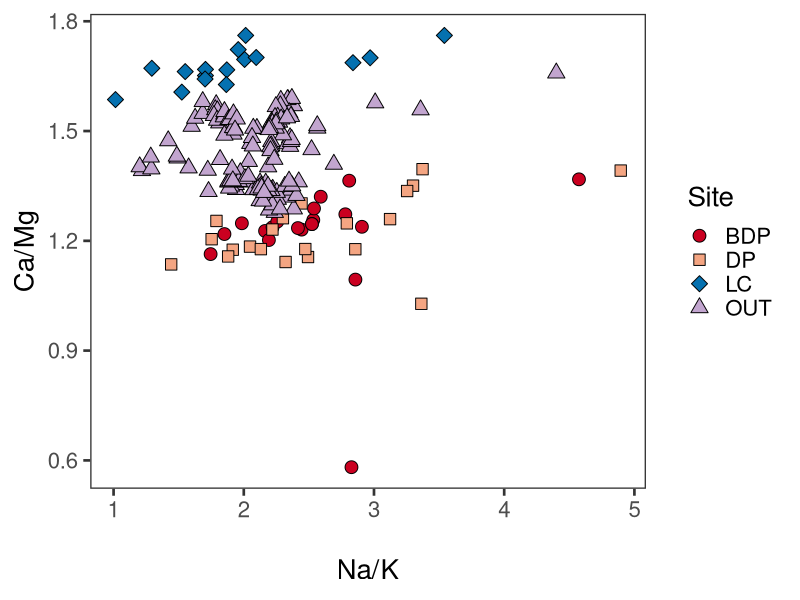
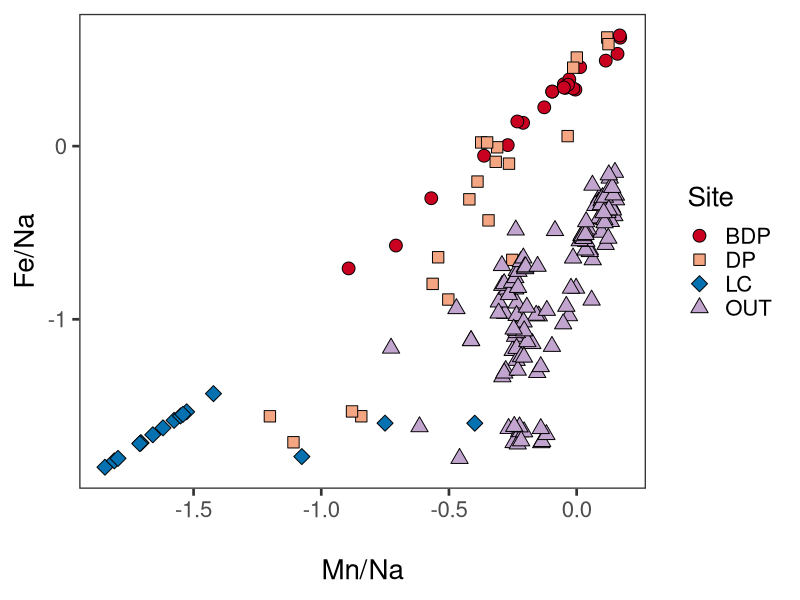
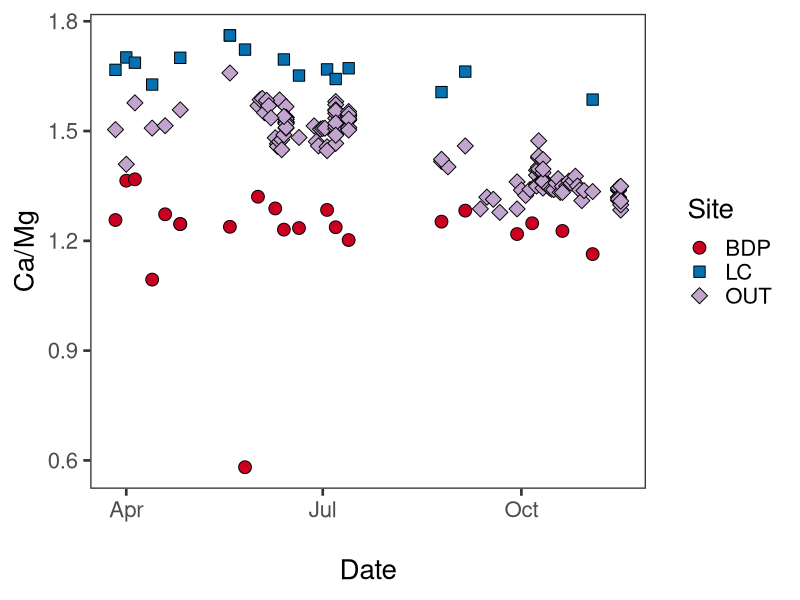
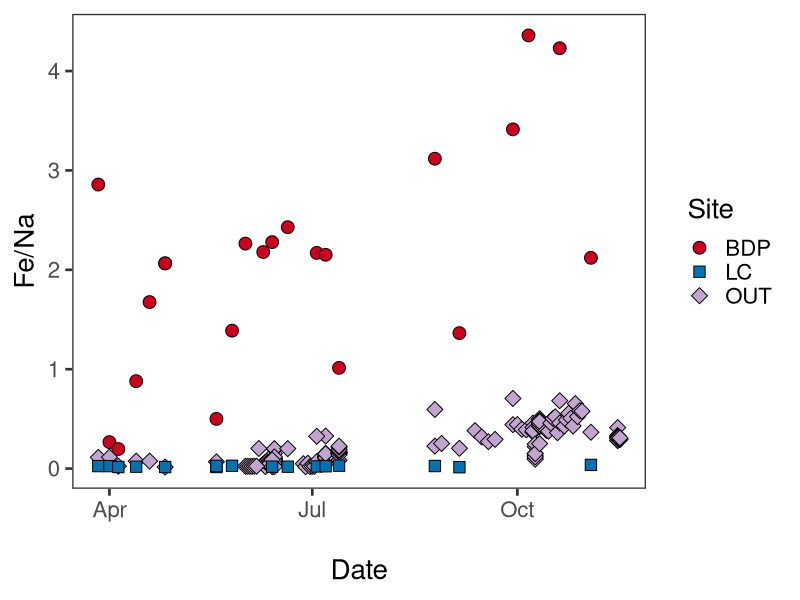
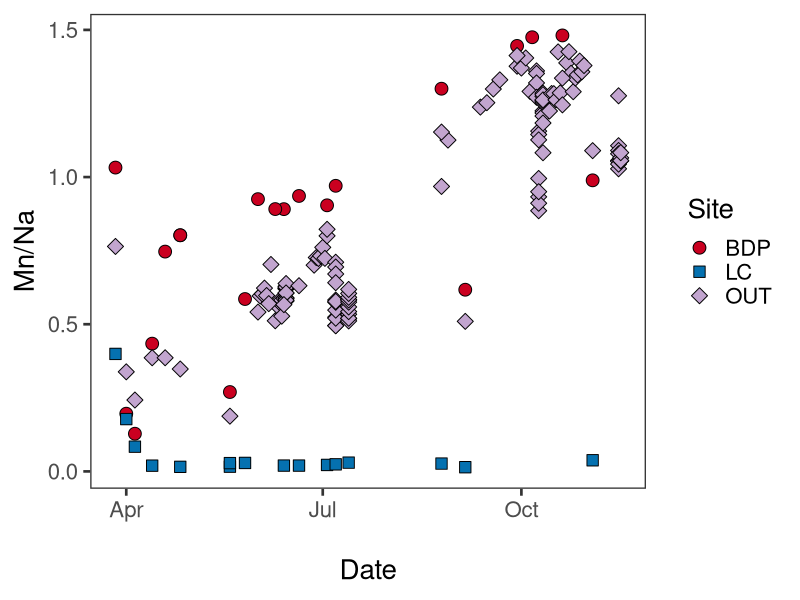
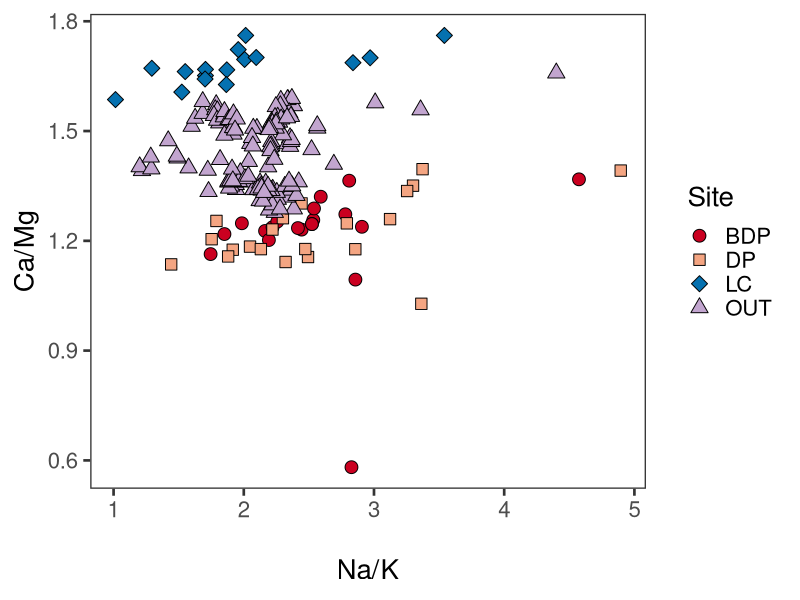
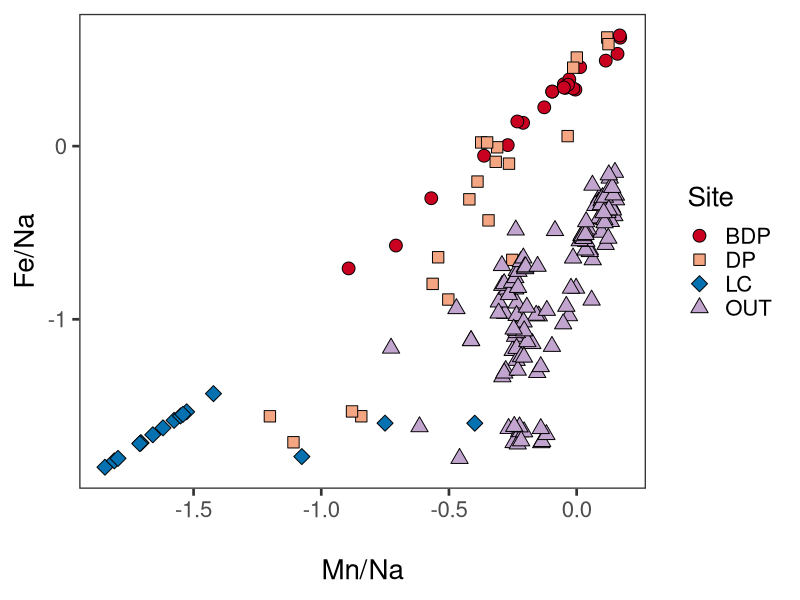
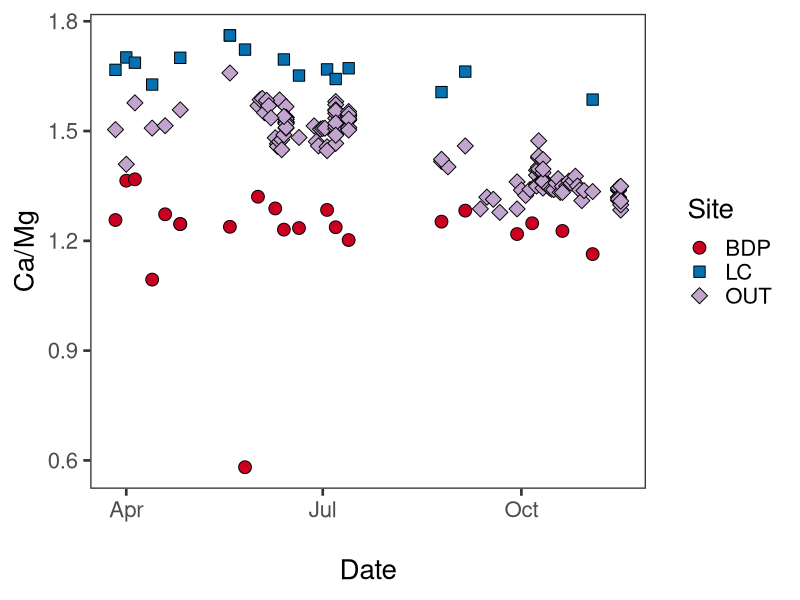

Source code (R) for these figures, in order:
#Bring in mixing data
basecatmix<-read.csv("Mixing.csv",header=TRUE)

#Rename headings to be R friendly
newname<-c("sample_name","Site","date","Depth_cm","Al_mgL","Ca_mgL","Fe_mgL","K_mgL","Mg_mgL","Mn_mgL","Na_mgL")
colnames(basecatmix)<-newname

#convert date
library(lubridate)
basecatmix$newdate<-mdy(basecatmix$date)
basecatmix$doy<-yday(basecatmix$newdate)

#Transform mg/L to mmol/L

basecatmix$Al_mmolL<-(basecatmix$Al_mgL/26.982)
basecatmix$Ca_mmolL<-(basecatmix$Ca_mgL/40.08)
basecatmix$Fe_mmolL<-(basecatmix$Fe_mgL/55.845)
basecatmix$K_mmolL<-(basecatmix$K_mgL/39.099)
basecatmix$Mg_mmolL<-(basecatmix$Mg_mgL/24.305)
basecatmix$Mn_mmolL<-(basecatmix$Mn_mgL/54.938)
basecatmix$Na_mmolL<-(basecatmix$Na_mgL/22.99)

#Divide Ca by Mg and Na by K
basecatmix$Ca_Mg<-(basecatmix$Ca_mmolL/basecatmix$Mg_mmolL)
basecatmix$Na_K<-(basecatmix$Na_mmolL/basecatmix$K_mmolL)

#Plots base cation mixing diagram
library(ggplot2)
pal<-c("#ca0020","#f4a582","#0571b0","#c2a5cf")
shape1<-c(21, 22, 23, 24)
Basecatmixing<-ggplot(basecatmix, aes(basecatmix$Na_K,basecatmix$Ca_Mg,fill=as.factor(Site),shape=as.factor(Site)))+
  geom_point(colour="black",size=4)+
  scale_shape_manual(values=shape1)+    
  scale_fill_manual(values=pal)+
  theme_bw(base_size=20)+
  theme(panel.grid.major = element_blank(), panel.grid.minor = element_blank())+
  guides(fill=guide_legend(title="Site"),shape=guide_legend(title="Site"))+
  xlab("\nNa/K")+
  ylab("Ca/Mg")
#Call the graph
Basecatmixing

#save to pdf
pdf("Basecatmixing.pdf",height=6,width=8)
Basecatmixing
dev.off()

#Divide Fe and Mn by Na
basecatmix$Fe_Na<-(basecatmix$Fe_mmolL/basecatmix$Na_mmolL)
basecatmix$Mn_Na<-(basecatmix$Mn_mmolL/basecatmix$Na_mmolL)
#take log of that
basecatmix$logFeNa<-(log10(basecatmix$Fe_Na))
basecatmix$logMnNa<-(log10(basecatmix$Mn_Na))

#Plots Fe and Mn mixing diagram
library(ggplot2)
pal<-c("#ca0020","#f4a582","#0571b0","#c2a5cf")
shape1<-c(21, 22, 23, 24)
Metalsmixing<-ggplot(basecatmix, aes(basecatmix$logMnNa,basecatmix$logFeNa,fill=as.factor(Site),shape=as.factor(Site)))+
  geom_point(colour="black",size=4)+
  scale_shape_manual(values=shape1)+    
  scale_fill_manual(values=pal)+
  theme_bw(base_size=20)+
  theme(panel.grid.major = element_blank(), panel.grid.minor = element_blank())+
  guides(fill=guide_legend(title="Site"),shape=guide_legend(title="Site"))+
  xlab("\nMn/Na")+
  ylab("Fe/Na")
#Call the graph
Metalsmixing

#save to pdf
pdf("Metalsmixing.pdf",height=6,width=8)
Metalsmixing
dev.off()

#Access LC, BDP, and outlet subset of cation data and make mix by date file
Mixbydate<-basecatmix[which(basecatmix$sample_name == "BDP"
                       | basecatmix$sample_name == "LC" 
                       | basecatmix$sample_name == "OUT"),]

#convert date
library(lubridate)
Mixbydate$newdate<-mdy(Mixbydate$date)
Mixbydate$doy<-yday(Mixbydate$newdate)

#Plots Ca/Mg by date
library(ggplot2)
pal<-c("#ca0020","#0571b0","#c2a5cf")
shape1<-c(21, 22, 23)
CaMgbydate<-ggplot(Mixbydate, aes(newdate,Mixbydate$Ca_Mg,fill=as.factor(Site),shape=as.factor(Site)))+
  geom_point(colour="black",size=4)+
  scale_shape_manual(values=shape1)+    
  scale_fill_manual(values=pal)+
  theme_bw(base_size=20)+
  theme(panel.grid.major = element_blank(), panel.grid.minor = element_blank())+
  guides(fill=guide_legend(title="Site"),shape=guide_legend(title="Site"))+
  xlab("\nDate")+
  ylab("Ca/Mg")
#Call the graph
CaMgbydate

#save to pdf
pdf("CaMgbydate.pdf",height=6,width=8)
CaMgbydate
dev.off()

#Plots Fe/Na by date
library(ggplot2)
pal<-c("#ca0020","#0571b0","#c2a5cf")
shape1<-c(21, 22, 23)
FeNabydate<-ggplot(Mixbydate, aes(newdate,Mixbydate$Fe_Na,fill=as.factor(Site),shape=as.factor(Site)))+
  geom_point(colour="black",size=4)+
  scale_shape_manual(values=shape1)+    
  scale_fill_manual(values=pal)+
  theme_bw(base_size=20)+
  theme(panel.grid.major = element_blank(), panel.grid.minor = element_blank())+
  guides(fill=guide_legend(title="Site"),shape=guide_legend(title="Site"))+
  xlab("\nDate")+
  ylab("Fe/Na")
#Call the graph
FeNabydate

#save to pdf
pdf("FeNabydate.pdf",height=6,width=8)
FeNabydate
dev.off()

#Plots Mn/Na by date
library(ggplot2)
pal<-c("#ca0020","#0571b0","#c2a5cf")
shape1<-c(21, 22, 23)
MnNabydate<-ggplot(Mixbydate, aes(newdate,Mixbydate$Mn_Na,fill=as.factor(Site),shape=as.factor(Site)))+
  geom_point(colour="black",size=4)+
  scale_shape_manual(values=shape1)+    
  scale_fill_manual(values=pal)+
  theme_bw(base_size=20)+
  theme(panel.grid.major = element_blank(), panel.grid.minor = element_blank())+
  guides(fill=guide_legend(title="Site"),shape=guide_legend(title="Site"))+
  xlab("\nDate")+
  ylab("Mn/Na")
#Call the graph
MnNabydate

#save to pdf
pdf("MnNabydate.pdf",height=6,width=8)
MnNabydate
dev.off()
